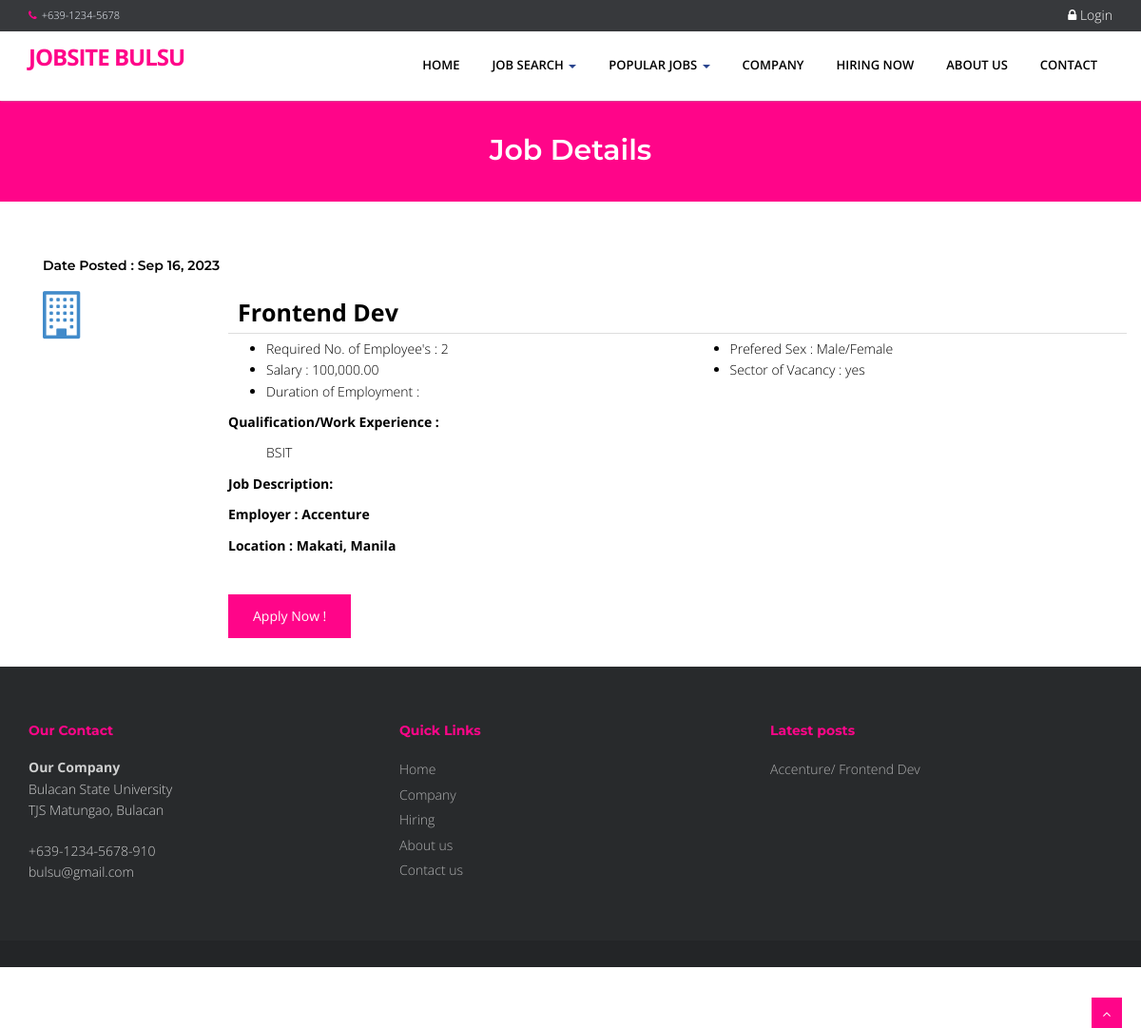
The app's page /index.php?q=viewjob&search=1 with its own data.
### tables this page shows
CREATE TABLE `tbljob` (
  `JOBID` int(11) NOT NULL,
  `COMPANYID` int(11) NOT NULL,
  `CATEGORY` varchar(100) NOT NULL,
  `OCCUPATIONTITLE` varchar(50) NOT NULL,
  `REQ_NO_EMPLOYEES` int(11) NOT NULL,
  `SALARIES` double NOT NULL,
  `DURATION_EMPLOYMENT` varchar(50) NOT NULL,
  `QUALIFICATION_WORKEXPERIENCE` text NOT NULL,
  `JOBDESCRIPTION` text NOT NULL,
  `PREFEREDSEX` varchar(30) NOT NULL,
  `SECTOR_VACANCY` text NOT NULL,
  `JOBSTATUS` varchar(50) NOT NULL,
  `DATEPOSTED` datetime NOT NULL DEFAULT current_timestamp()
);

CREATE TABLE `tblcompany` (
  `COMPANYID` int(11) NOT NULL,
  `COMPANYNAME` varchar(100) NOT NULL,
  `COMPANYADDRESS` varchar(100) NOT NULL,
  `COMPANYCONTACTNO` varchar(30) NOT NULL,
  `COMPANYSTATUS` varchar(50) NOT NULL,
  `COMPANYMISSION` text NOT NULL
);

### index.php (called while the page is built, shortened)
<?php
require_once("include/initialize.php");
$view = (isset($_GET['q']) && $_GET['q'] != '') ? $_GET['q'] : '';
switch ($view) {
	case 'viewjob' :
        $title="Job Details";
		break;
}
require_once("theme/templates.php");
?>

### include/database.php (called while the page is built, shortened)
<?php
class Database {
	var $sql_string = '';
	private $conn;
	public function open_connection() {
		$this->conn = mysqli_connect(server,user,pass);
		if(!$this->conn){
			echo "Problem in database connection! Contact administrator!";
			exit();
		}else{
			$db_select = mysqli_select_db($this->conn,database_name);
		}
	}
	function setQuery($sql='') {
		$this->sql_string=$sql;
	}
	function executeQuery() {
		$result = mysqli_query($this->conn,$this->sql_string);
		return $result;
	}
	private function confirm_query($result) {
		return $result;
	}
	function loadResultList( $key='' ) {
		$cur = $this->executeQuery();
		$array = array();
		while ($row = mysqli_fetch_object($cur)) {
			if ($key) {
				$array[$row->$key] = $row;
			} else {
				$array[] = $row;
			}
		}
		return $array;
	}
}
$mydb = new Database();
?>

### viewjob.php (the view, shortened to what this page needs)
    <section id="content">
        <div class="container content">
 <?php
 if (isset($_GET['search'])) {
    $jobid = $_GET['search'];
 }else{
     $jobid = '';
 }
    $sql = "SELECT * FROM `tblcompany` c,`tbljob` j WHERE c.`COMPANYID`=j.`COMPANYID` AND JOBID LIKE '%" . $jobid ."%' ORDER BY DATEPOSTED DESC" ;
    $mydb->setQuery($sql);
    $cur = $mydb->loadResultList();
    foreach ($cur as $result) {
  ?>
           <div class="container">
             <div class="mg-available-rooms">
                    <h5 class="mg-sec-left-title">Date Posted :  <?php echo date_format(date_create($result->DATEPOSTED),'M d, Y'); ?></h5>
                        <div class="mg-avl-rooms">
                            <div class="mg-avl-room">
                                <div class="row">
                                    <div class="col-sm-2">
                                        <a href="#"><span class="fa fa-building-o" style="font-size: 50px"></span></a>
                                    </div>
                                    <div class="col-sm-10">
                                        <div style="border-bottom: 1px solid #ddd;padding: 10px;font-size: 25px;font-weight: bold;color: #000;margin-bottom: 5px;"><?php echo $result->OCCUPATIONTITLE ;?>
                                        </div>
                                        <div class="row contentbody">
                                            <div class="col-sm-6">
                                                <ul>
                                                    <li><i class="fp-ht-bed"></i>Required No. of Employee's : <?php echo $result->REQ_NO_EMPLOYEES; ?></li>
                                                    <li><i class="fp-ht-food"></i>Salary : <?php echo number_format($result->SALARIES,2);  ?></li>
                                                    <li><i class="fa fa-sun-"></i>Duration of Employment : <?php echo $result->DURATION_EMPLOYEMENT; ?></li>
                                                </ul>
                                            </div>
                                            <div class="col-sm-6">
                                                <ul>
                                                    <li><i class="fp-ht-tv"></i>Prefered Sex : <?php echo $result->PREFEREDSEX; ?></li>
                                                    <li><i class="fp-ht-computer"></i>Sector of Vacancy : <?php echo $result->SECTOR_VACANCY; ?></li>
                                                </ul>
                                            </div>
                                            <div class="col-sm-12">
                                                <p>Qualification/Work Experience :</p>
                                                 <ul style="list-style: none;">
                                                    <li><?php echo $result->QUALIFICATION_WORKEXPERIENCE ;?></li>
                                                </ul>
                                            </div>
                                            <div class="col-sm-12">
                                                <p>Job Description:</p>
                                             </div>
                                            <div class="col-sm-12">
                                                <p>Employer :  <?php echo  $result->COMPANYNAME; ?></p>
                                                <p>Location :  <?php echo  $result->COMPANYADDRESS; ?></p>
                                            </div>
                                        </div>
                                          <a href="<?php echo web_root; ?>index.php?q=apply&job=<?php echo $result->JOBID;?>&view=personalinfo" class="btn btn-main btn-next-tab">Apply Now !</a>
                                    </div>
                                </div>
                            </div>
                        </div>
                    </div>
            </div>
<?php  } ?>    </div>
    </section>

### theme/templates.php (shortened to what this page needs)
<!DOCTYPE html>
<html lang="en">
<head>
    <link href="<?php echo web_root; ?>plugins/home-plugins/css/bootstrap.min.css" rel="stylesheet" />
    <link href="<?php echo web_root; ?>plugins/home-plugins/css/fancybox/jquery.fancybox.css" rel="stylesheet">
    <link href="<?php echo web_root; ?>plugins/home-plugins/css/flexslider.css" rel="stylesheet" />
    <link href="<?php echo web_root; ?>plugins/home-plugins/css/style.css" rel="stylesheet" />
    <link rel="stylesheet" href="<?php echo web_root;?>plugins/font-awesome/css/font-awesome.min.css">
    <link rel="stylesheet" href="<?php echo web_root;?>plugins/dataTables/jquery.dataTables.min.css">
    <link rel="stylesheet" href="<?php echo web_root;?>plugins/dataTables/jquery.dataTables_themeroller.css">
    <link href="<?php echo web_root; ?>plugins/datepicker/bootstrap-datetimepicker.min.css" rel="stylesheet"
        media="screen">
    <link href="<?php echo web_root; ?>plugins/datepicker/datepicker3.css" rel="stylesheet" media="screen">
</head>
<body>
    <div id="wrapper" class="home-page">
        <header>
            <div class="topbar navbar-fixed-top">
                <div class="container">
                    <div class="row">
                        <div class="col-md-12">
                            <p class="pull-left hidden-xs"><i class="fa fa-phone"></i>+639-1234-5678</p>
                            <?php if (isset($_SESSION['APPLICANTID'])) {
                   $sql = "SELECT count(*) as 'COUNTNOTIF' FROM `tbljob` ORDER BY `DATEPOSTED` DESC";
                   $mydb->setQuery($sql);
                   $showNotif = $mydb->loadSingleResult();
                   $notif =isset($showNotif->COUNTNOTIF) ? $showNotif->COUNTNOTIF : 0;
                   $applicant = new Applicants();
                   $appl  = $applicant->single_applicant($_SESSION['APPLICANTID']);
                   $sql ="SELECT count(*) as 'COUNT' FROM `tbljobregistration` WHERE `PENDINGAPPLICATION`=0 AND `HVIEW`=0 AND `APPLICANTID`='{$appl->APPLICANTID}'";
                   $mydb->setQuery($sql);
                   $showMsg = $mydb->loadSingleResult();
                   $msg =isset($showMsg->COUNT) ? $showMsg->COUNT : 0;
                   echo ' <p class="pull-right login"><a title="View Notification(s)" href="'.web_root.'applicant/index.php?view=notification"> <i class="fa fa-bell-o"></i> <span class="label label-success">'.$notif.'</span></a> | <a title="View Message(s)" href="'.web_root.'applicant/index.php?view=message"> <i class="fa fa-envelope-o"></i> <span class="label label-success">'.$msg.'</span></a> | <a title="View Profile" href="'.web_root.'applicant/"> <i class="fa fa-user"></i> Welcome, '. $appl->FNAME. ' '.$appl->LNAME .' </a> | <a href="'.web_root.'logout.php">  <i class="fa fa-sign-out"> </i>Logout</a> </p>';
                   }else{ ?>
                            <p class="pull-right login"><a data-target="#myModal" data-toggle="modal" href=""> <i
                                        class="fa fa-lock"></i> Login </a></p>
                            <?php } ?>
                        </div>
                    </div>
                </div>
            </div>
            <div style="min-height: 30px;"></div>
            <div class="navbar navbar-default navbar-static-top">
                <div class="container">
                    <div class="navbar-header">
                        <a class="navbar-brand" href="<?php echo web_root; ?>index.php">Jobsite Bulsu
                        </a>
                    </div>
                    <div class="navbar-collapse collapse ">
                        <ul class="nav navbar-nav">
                            <li class="<?php echo !isset($_GET['q'])? 'active' :''?>"><a
                                    href="<?php echo web_root; ?>index.php">Home</a></li>
                            <li class="dropdown">
                                <a href="#" data-toggle="dropdown" class="dropdown-toggle">Job Search <b
                                        class="caret"></b></a>
                            </li>
                            <li
                                class="dropdown <?php  if(isset($_GET['q'])) { if($_GET['q']=='category'){ echo 'active'; }else{ echo ''; }}  ?>">
                                <a href="#" data-toggle="dropdown" class="dropdown-toggle">Popular Jobs <b
                                        class="caret"></b></a>
                                    <?php
                           $sql = "SELECT * FROM `tblcategory` LIMIT 10";
                           $mydb->setQuery($sql);
                           ?>
                            </li>
                            <li
                                class="<?php  if(isset($_GET['q'])) { if($_GET['q']=='company'){ echo 'active'; }else{ echo ''; }}  ?>">
                                <a href="<?php echo web_root; ?>index.php?q=company">Company</a>
                            </li>
                            <li
                                class="<?php  if(isset($_GET['q'])) { if($_GET['q']=='hiring'){ echo 'active'; }else{ echo ''; }} ?>">
                                <a href="<?php echo web_root; ?>index.php?q=hiring">Hiring Now</a>
                            </li>
                            <li
                                class="<?php  if(isset($_GET['q'])) { if($_GET['q']=='About'){ echo 'active'; }else{ echo ''; }}  ?>">
                                <a href="<?php echo web_root; ?>index.php?q=About">About Us</a>
                            </li>
                            <li
                                class="<?php  if(isset($_GET['q'])) { if($_GET['q']=='Contact'){ echo 'active'; }else{ echo ''; }}  ?>">
                                <a href="<?php echo web_root; ?>index.php?q=Contact">Contact</a>
                            </li>
                        </ul>
                    </div>
                </div>
            </div>
        </header>
        <?php
     if (isset($_GET['q'])) {
       echo '<section id="inner-headline">
           <div class="container">
               <div class="row">
                   <div class="col-lg-12">
                       <h2 class="pageTitle">'.$title.'</h2>
                   </div>
               </div>
           </div>
           </section>';
     }
      require_once $content;
       ?>
        <footer>
            <div class="container">
                <div class="row">
                    <div class="col-md-4 col-sm-4">
                        <div class="widget">
                            <h5 class="widgetheading">Our Contact</h5>
                            <address>
                                <strong>Our Company</strong><br>
                                Bulacan State University<br>
                                TJS Matungao, Bulacan
                            </address>
                            <p>
                                <i class="icon-phone"></i>+639-1234-5678-910<br>
                                <i class="icon-envelope-alt"></i> bulsu@gmail.com
                            </p>
                        </div>
                    </div>
                    <div class="col-md-4 col-sm-4">
                        <div class="widget">
                            <h5 class="widgetheading">Quick Links</h5>
                            <ul class="link-list">
                                <li><a href="<?php echo web_root; ?>index.php">Home</a></li>
                                <li><a href="<?php echo web_root; ?>index.php?q=company">Company</a></li>
                                <li><a href="<?php echo web_root; ?>index.php?q=hiring">Hiring</a></li>
                                <li><a href="<?php echo web_root; ?>index.php?q=About">About us</a></li>
                                <li><a href="<?php echo web_root; ?>index.php?q=Contact">Contact us</a></li>
                            </ul>
                        </div>
                    </div>
                    <div class="col-md-4 col-sm-4">
                        <div class="widget">
                            <h5 class="widgetheading">Latest posts</h5>
                            <ul class="link-list">
                                <?php
                 $sql = "SELECT * FROM `tblcompany` c,`tbljob` j WHERE c.`COMPANYID`=j.`COMPANYID`   ORDER BY DATEPOSTED DESC LIMIT 3" ;
                 $mydb->setQuery($sql);
                 $cur = $mydb->loadResultList();
                 foreach ($cur as $result) {
                   echo ' <li><a href="'.web_root.'index.php?q=viewjob&search='.$result->JOBID.'">'.$result->COMPANYNAME . '/ '. $result->OCCUPATIONTITLE .'</a></li>';
                 }
             ?>
                            </ul>
                        </div>
                    </div>
                </div>
            </div>
            <div id="sub-footer">
                <div class="container">
                    <div class="row">
                        <div class="col-lg-6">
                            <div class="copyright">
                                <p>
                                    <span>&copy; Cholo 2023 All right reserved.
                                </p>
                            </div>
                        </div>
                        <div class="col-lg-6">
                            <ul class="social-network">
                                <li><a href="#" data-placement="top" title="Facebook"><i
                                            class="fa fa-facebook"></i></a></li>
                                <li><a href="#" data-placement="top" title="Instagram"><i
                                            class="fa fa-instagram"></i></a>
                                </li>
                                <li><a href="#" data-placement="top" title="Linkedin"><i
                                            class="fa fa-linkedin"></i></a></li>
                            </ul>
                        </div>
                    </div>
                </div>
            </div>
        </footer>
    </div>
    <a href="#" class="scrollup"><i class="fa fa-angle-up active"></i></a>
</body>
</html>

### theme/templates.php (style rules this page uses)
#content { min-height: 400px; color: #000; }
.contentbody p { font-weight: bold; }
.login a { font-size: 14px; color: #fff; padding: 0px; }

### records on screen
tbljob: DATEPOSTED "Sep 16, 2023", OCCUPATIONTITLE "Frontend Dev", REQ_NO_EMPLOYEES "2", SALARIES "100,000.00", PREFEREDSEX "Male/Female", SECTOR_VACANCY "yes", QUALIFICATION_WORKEXPERIENCE "BSIT", COMPANYID.COMPANYNAME "Accenture", COMPANYID.COMPANYADDRESS "Makati, Manila"

### other values on screen
$title "Job Details"
